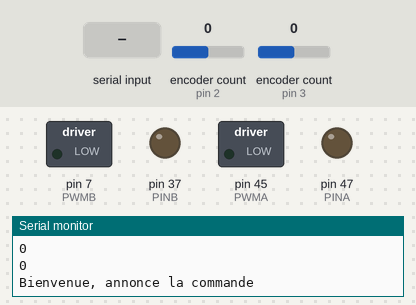
A sketch run on a simulated Arduino Mega 2560, built with avr-gcc and run on an emulated ATmega2560. On the bench: switched loads named in the sketch (green lamp = pin HIGH), output pins drawn as LEDs (lit = HIGH), the last lines printed to the serial monitor. Inputs (shaded band) come from the test bench; at power-on: encoder count (sensors on pin 2, pin 3) 0.

Above: at 1.3 s.
1.4 s: "Calibration;" received over the second serial link
At 1.9 s:
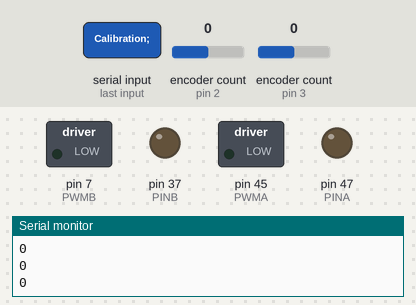
3.0 s: "/MOTORA90;" received over the second serial link
At 4.2 s:
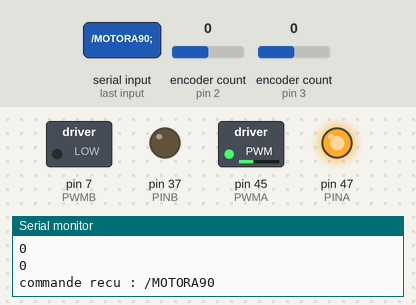
4.5 s: "/MOTORB90;" received over the second serial link
At 5.3 s:
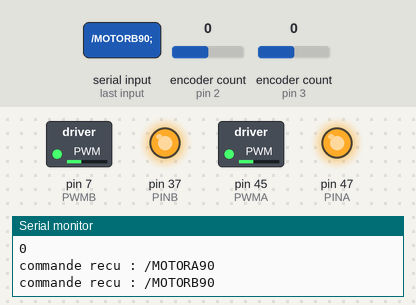
6.0 s: "/TR;" received over the second serial link
At 6.5 s:
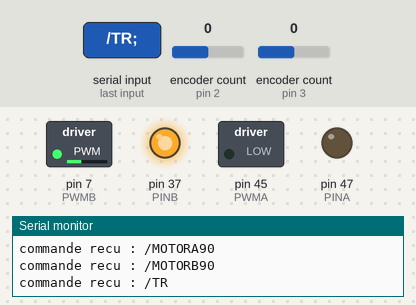
7.5 s: "Calibration;" received over the second serial link
At 8.9 s:
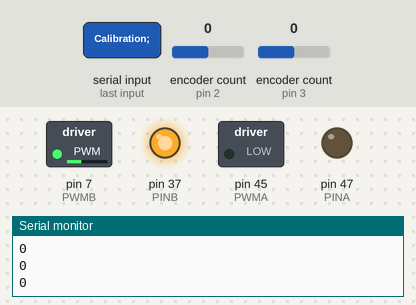
Timing chart, 0 to 10.1 s (numbered marks = the images above; inputs shaded):
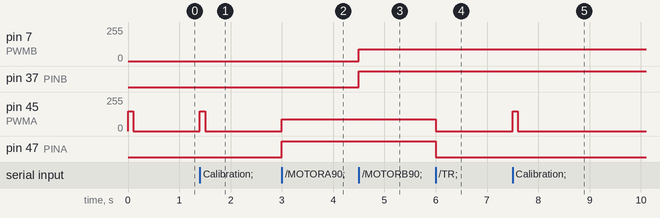

Measured:
- after the input at 1.4 s, pin 45 (PWMA): 0/255 → 150/255 at once, → 0/255 0.10 s later
- after the input at 3.0 s, pin 45 (PWMA): 0/255 → 90/255 at once; pin 47 (PINA): LOW → HIGH at once
- after the input at 4.5 s, pin 7 (PWMB): 0/255 → 90/255 at once; pin 37 (PINB): LOW → HIGH at once
- after the input at 6.0 s, pin 45 (PWMA): 90/255 → 0/255 at once; pin 47 (PINA): HIGH → LOW at once
- after the input at 7.5 s, pin 45 (PWMA): 0/255 → 150/255 at once, → 0/255 0.10 s later

The sketch:

Code_MEGA.ino
```cpp
#include <Encoder.h>
#include <string.h>
#define PINA 47
#define PWMA 45
#define PINB 37
#define PWMB 7
#define FACTEUR_A 224 // 224 signaux/cm
#define FACTEUR_B 14
#define VITESSE_MAX_MOTEUR_A 255
#define VITESSE_MAX_MOTEUR_B 200

Encoder encoder_motor_A(2, 5);
Encoder encoder_motor_B(3, 6);

float kp_moteur_A = 0.6; // voir moodle mecatro pour déterminer proprement kp et ki

float kp_moteur_B = 0.57; // voir moodle mecatro pour déterminer proprement kp et ki

float consigne_en_cm_moteur_A = 5;
int consigne_moteur_A = 0;
long pos_moteur_A = 0;

int erreur_moteur_A = 0 ;
int commande_moteur_A = 0;


float consigne_en_cm_moteur_B = 0;
int consigne_moteur_B;
long pos_moteur_B = 0;

int erreur_moteur_B = 0 ;
int commande_moteur_B = 0;

bool activer_asser_A = false;
bool activer_asser_B = false;
bool tracking = false;

int t0 = 0;
unsigned long t_envoie = 0;
unsigned long t1;
int dt;  //calcul de dt


void setup() {
  // put your setup code here, to run once:
  Serial.begin(115200);
  Serial1.begin(115200);
  pinMode(PINA, OUTPUT);
  pinMode(PWMA, OUTPUT);
  pinMode(PINB, OUTPUT);
  pinMode(PWMB, OUTPUT);


  Serial1.setTimeout(10);
  calibration();
  //consigne_moteur_A = verification_consigne(consigne_en_cm_moteur_A);
  Serial.println("Bienvenue, annonce la commande");
}

void loop() {

  //Serial.print(String(pos_moteur_A) + " ; ");
  pos_moteur_A = encoder_motor_A.read();
  pos_moteur_B = encoder_motor_B.read();
  /*if (abs(pos_moteur_B) > 360){
    encoder_motor_B.write(0);
    pos_moteur_B = encoder_motor_B.read();
    }*/
  if (Serial1.available()) {

    String commande = Serial1.readStringUntil(';');
    commande.trim();
    Serial.println("commande recu : " + commande);

    if (commande.startsWith("/TR")) {
      tracking = true;
      activer_asser_A = true;
      activer_asser_B = false;
      consigne_moteur_A = pos_moteur_A;
      consigne_moteur_B = pos_moteur_B;

      kp_moteur_A = 0.5; // spécial pour le tracking
      kp_moteur_B = 0.57;

      commande = commande.substring(3);
      commande.trim();

      if (commande.startsWith("/A") and (pos_moteur_A < 29 * FACTEUR_A) and pos_moteur_A > 50 ) {
        commande = commande.substring(2);
        commande.trim();
        erreur_moteur_A = commande.toInt();
      }
      else {
        commande = commande.substring(2);
        commande.trim();
        erreur_moteur_B = commande.toInt();
      }

    }

    else if (commande.startsWith("/TL")) {
      tracking = false;
      String temp = "";
      //activer asservissement moteur a et b
      activer_asser_A = true;
      activer_asser_B = false;

      kp_moteur_A = 1.0; // spécial pour l'asservissement
      kp_moteur_B = 0.57;

      commande = commande.substring(3);
      commande.trim();

      temp = commande;

      commande = commande.substring(0, 7);
      commande.trim();
      consigne_en_cm_moteur_A = commande.toFloat();

      temp = temp.substring(7);
      temp.trim();
      consigne_en_cm_moteur_A = temp.toFloat();

      consigne_moteur_A = verification_consigne(consigne_en_cm_moteur_A);
      consigne_moteur_B = consigne_en_cm_moteur_B * FACTEUR_B;
    }


    else if (commande.startsWith("/MOTORA")) {
      tracking = false;
      activer_asser_A = false;
      activer_asser_B = false;
      commande = commande.substring(7);
      commande.trim();

      commande_moteur_A = commande.toInt();

      //Serial.print(commande_moteur_A);
      if (pos_moteur_A / FACTEUR_A < 29 - (0.01 * abs(commande_moteur_A)) and commande_moteur_A > 0) {
        moteur_A(commande_moteur_A);
      }
      else if (pos_moteur_A / FACTEUR_A > 0.01 * abs(commande_moteur_A) and commande_moteur_A < 0) {
        moteur_A(commande_moteur_A);
      }
      else {
        moteur_A(0);
      }
    }


    else if (commande.startsWith("/MOTORB")) {
      tracking = false;
      activer_asser_A = false;
      activer_asser_B = false;
      commande = commande.substring(7);
      commande.trim();

      commande_moteur_B = commande.toInt();

      //Serial.print(commande_moteur_B);
      moteur_B(commande_moteur_B);


    }

    else if (commande == "Calibration") {
      tracking = false;
      activer_asser_A = false;
      activer_asser_B = false;
      Serial1.print("/ORDI La barre est en cours de calibration\n");
      calibration();
      consigne_moteur_A = 0;
      Serial1.print("/ORDI La barre est calibrée !\n");
    }
  }


  t1 = millis(); //Temps en secondes donc /1000
  //dt = t1 - t0 ;

  if (t1 - t_envoie > 300) {
    Serial1.print("/ORDI /POSA " + String(pos_moteur_A / FACTEUR_A) + "\n");
    delay(100);
    Serial1.print("/ORDI /POSB " + String(pos_moteur_B / FACTEUR_B) + "\n");
    t_envoie = t1;
  }

  if (activer_asser_A) {
    if (not tracking) {
      erreur_moteur_A = consigne_moteur_A - pos_moteur_A;
    }
    commande_moteur_A = kp_moteur_A * erreur_moteur_A;
    moteur_A(commande_moteur_A);
  }

  if (activer_asser_B) {
    erreur_moteur_B = consigne_moteur_B - pos_moteur_B;

    commande_moteur_B = kp_moteur_B * erreur_moteur_B ;
    moteur_B(commande_moteur_B);
  }


  t0 = t1;
}

void calibration() { // positionnement du moteur à 0
  int t_actuel = 0;
  int t_depart = 0;
  long pos_actuel = 0;
  bool reset_time = false;
  long pos_precedent = 0;
  bool verif_temps = false;

  encoder_motor_B.write(0);
  while (not reset_time) {
    moteur_A(-150); // avance jusqu'à ne plus pouvoir
    t_actuel = millis();
    pos_actuel = encoder_motor_A.read();
    Serial.println(pos_actuel);
    if (pos_actuel == pos_precedent) {
      if (not verif_temps) {
        t_depart = millis(); // on lance le chrono de vérification de position constante
        verif_temps = true;
      }
      if (t_actuel - t_depart > 100) { // si la position reste la même pendant plus de 50 ms
        encoder_motor_A.write(0);
        reset_time = true; // calibration terminée
      }
    }
    else {
      verif_temps = false; // si la position n'est pas égale pendant au moins 50 ms alors on arrête le chrono et on continue
    }
    pos_precedent = pos_actuel;
  }
  moteur_A(0);
}

int distance_cm(float distance) { // convertit nb de signaux en distance 6900 signaux pour 29cm
  int pos = distance * FACTEUR_A;
  return (pos); // il suffit d'inverser les pin 2 et 3 popur mettre en positif
}

int verification_consigne(int consigne_en_cm) {
  if (consigne_en_cm > 29) {
    consigne_en_cm = 29;
  }
  else if (consigne_en_cm < 0) {
    consigne_en_cm = 0;
  }

  return distance_cm(consigne_en_cm);
}

void moteur_A(int vitesse) {  // vitesse de -255 à 255 moteur 12 V
  if (vitesse > 0) {
    digitalWrite(PINA, HIGH);
  }
  else {
    digitalWrite(PINA, LOW);
  }
  vitesse = abs(vitesse);
  if (vitesse > VITESSE_MAX_MOTEUR_A) {
    vitesse = VITESSE_MAX_MOTEUR_A;
  }
  analogWrite(PWMA, vitesse);
}

void moteur_B(int vitesse) {  // vitesse de -128 à 128 car moteur 6V
  if (vitesse > 0) {
    digitalWrite(PINB, HIGH);
  }
  else {
    digitalWrite(PINB, LOW);
  }
  vitesse = abs(vitesse);
  if (vitesse > VITESSE_MAX_MOTEUR_B) {
    vitesse = VITESSE_MAX_MOTEUR_B;
  }
  analogWrite(PWMB, vitesse);
}
```
